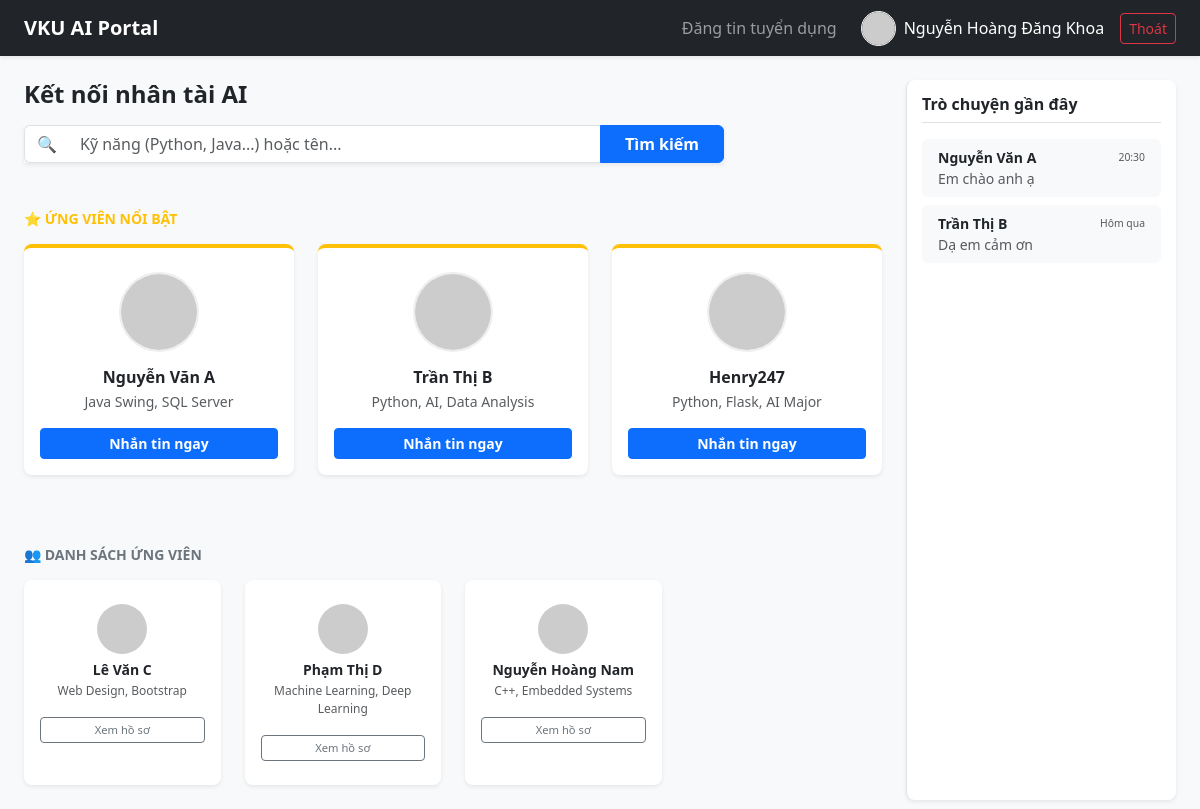
The page / (signed in) on the database its author committed.
### tables this page shows
CREATE TABLE users (
            id INTEGER PRIMARY KEY AUTOINCREMENT,
            username TEXT UNIQUE NOT NULL,
            password TEXT NOT NULL,
            email TEXT UNIQUE NOT NULL,
            fullname TEXT,
            position TEXT,
            company TEXT,
            phone TEXT,
            address TEXT,
            bio TEXT,
            preferred_industry TEXT,
            preferred_level TEXT,
            preferred_english TEXT,
            avatar TEXT,
            last_username_change TIMESTAMP
        );

CREATE TABLE candidates (
            id INTEGER PRIMARY KEY AUTOINCREMENT,
            name TEXT NOT NULL,
            skills TEXT,
            class_name TEXT,
            is_featured INTEGER DEFAULT 0
        );

### app.py (the view)
@app.route('/')
def index():
    user_id = session.get('user_id')
    search_query = request.args.get('q', '')
    conn = get_db_connection()
    user_info = None
    if user_id:
        user_info = conn.execute('SELECT * FROM users WHERE id = ?', (user_id,)).fetchone()
    if search_query:
        query = f'%{search_query}%'
        featured = conn.execute('SELECT * FROM candidates WHERE is_featured = 1 AND (name LIKE ? OR skills LIKE ?)', (query, query)).fetchall()
        regular = conn.execute('SELECT * FROM candidates WHERE is_featured = 0 AND (name LIKE ? OR skills LIKE ?)', (query, query)).fetchall()
    else:
        featured = conn.execute('SELECT * FROM candidates WHERE is_featured = 1').fetchall()
        regular = conn.execute('SELECT * FROM candidates WHERE is_featured = 0').fetchall()
    history_chats = [
        {'name': 'Nguyễn Văn A', 'time': '20:30', 'last_msg': 'Em chào anh ạ'},
        {'name': 'Trần Thị B', 'time': 'Hôm qua', 'last_msg': 'Dạ em cảm ơn'}
    ]
    conn.close()
    return render_template('index.html', user_info=user_info, featured=featured, regular=regular, search_query=search_query, recent_chats=history_chats)

### app.py (called while the page is built)
def get_db_connection():
    conn = sqlite3.connect('vku_portal.db')
    conn.row_factory = sqlite3.Row
    return conn

### templates/index.html (shortened to what this page needs)
<!DOCTYPE html>
<html lang="vi">
<head>
    <link href="https://cdn.jsdelivr.net/npm/bootstrap@5.3.0/dist/css/bootstrap.min.css" rel="stylesheet">
</head>
<body>
    <nav class="navbar navbar-expand-lg navbar-dark bg-dark shadow-sm">
        <div class="container-fluid px-4">
            <a class="navbar-brand fw-bold" href="/">VKU AI Portal</a>
            <div class="navbar-nav ms-auto align-items-center">
                {% if user_info %}
                    <a href="/post_job" class="nav-link me-3">Đăng tin tuyển dụng</a>
                    <a href="/profile" class="nav-user-link text-decoration-none me-3">
                        {% if user_info.avatar %}
                            <img src="/static/uploads/avatars/{{ user_info.avatar }}" class="nav-avatar me-2">
                        {% else %}
                            <img src="https://ui-avatars.com/api/?name={{ user_info.fullname }}&background=0d6efd&color=fff" class="nav-avatar me-2">
                        {% endif %}
                        <span>{{ user_info.fullname }}</span>
                    </a>
                    <a href="/logout" class="btn btn-outline-danger btn-sm">Thoát</a>
                {% else %}
                    <a href="/login" class="nav-link">Đăng nhập</a>
                    <a href="/register" class="btn btn-primary btn-sm ms-2">Đăng ký</a>
                {% endif %}
            </div>
        </div>
    </nav>
    <div class="container-fluid px-4 mt-4">
        <div class="row">
            <div class="col-md-9">
                <div class="mb-5">
                    <h4 class="fw-bold mb-3">Kết nối nhân tài AI</h4>
                    <form action="/" method="GET" class="d-flex gap-3" style="max-width: 700px;">
                        <div class="input-group shadow-sm">
                            <span class="input-group-text bg-white border-end-0">🔍</span>
                            <input type="text" name="q" class="form-control border-start-0" placeholder="Kỹ năng (Python, Java...) hoặc tên..." value="{{ search_query }}">
                            <button type="submit" class="btn btn-primary px-4 fw-bold">Tìm kiếm</button>
                        </div>
                    </form>
                </div>
                <h6 class="text-warning fw-bold text-uppercase small mb-3">⭐ Ứng viên nổi bật</h6>
                <div class="row mb-5">
                    {% for c in featured %}
                    <div class="col-md-4 mb-4">
                        <div class="card h-100 candidate-card featured-border shadow-sm rounded-3">
                            <div class="card-body text-center pt-4">
                                <img src="https://ui-avatars.com/api/?name={{ c.name }}&background=random&size=128" class="rounded-circle avatar-img mb-3">
                                <h6 class="fw-bold mb-1">{{ c.name }}</h6>
                                <p class="small text-muted mb-3">{{ c.skills }}</p>
                                <button class="btn btn-sm btn-primary w-100 fw-bold" onclick="openChat('{{ c.name }}')">Nhắn tin ngay</button>
                            </div>
                        </div>
                    </div>
                    {% endfor %}
                </div>
                <h6 class="text-secondary fw-bold text-uppercase small mb-3">👥 Danh sách ứng viên</h6>
                <div class="row">
                    {% for c in regular %}
                    <div class="col-md-3 mb-4">
                        <div class="card h-100 candidate-card shadow-sm rounded-3">
                            <div class="card-body text-center py-4">
                                <img src="https://ui-avatars.com/api/?name={{ c.name }}&background=e9ecef&color=495057&size=128" class="rounded-circle mb-2" style="width: 50px; height: 50px;">
                                <h6 class="small fw-bold mb-1">{{ c.name }}</h6>
                                <p class="text-muted mb-3" style="font-size: 0.75rem;">{{ c.skills }}</p>
                                <button class="btn btn-sm btn-outline-secondary w-100" style="font-size: 0.7rem;" onclick="openChat('{{ c.name }}')">Xem hồ sơ</button>
                            </div>
                        </div>
                    </div>
                    {% endfor %}
                </div>
            </div>
            <div class="col-md-3">
                <div class="chat-sidebar shadow-sm rounded-3 bg-white">
                    <h6 class="fw-bold border-bottom pb-2 mb-3">Trò chuyện gần đây</h6>
                    <div class="list-group list-group-flush">
                        {% for chat in recent_chats %}
                        <div class="list-group-item list-group-item-action border-0 mb-2 rounded bg-light" onclick="openChat('{{ chat.name }}')" style="cursor:pointer;">
                            <div class="d-flex justify-content-between align-items-center">
                                <span class="fw-bold small">{{ chat.name }}</span>
                                <small class="text-muted" style="font-size: 0.65rem;">{{ chat.time }}</small>
                            </div>
                            <p class="mb-0 text-muted text-truncate small">{{ chat.last_msg }}</p>
                        </div>
                        {% endfor %}
                    </div>
                </div>
            </div>
        </div>
    </div>
</body>
</html>

### templates/index.html (style rules this page uses)
body { background-color: #f8f9fa; }
.chat-sidebar { border-left: 1px solid #dee2e6; height: 90vh; background: white; padding: 15px; }
.candidate-card { transition: 0.3s; border: none; background: white; }
.featured-border { border-top: 4px solid #ffc107 !important; }
.nav-avatar { width: 35px; height: 35px; object-fit: cover; border-radius: 50%; border: 1px solid #fff; }
.nav-user-link { display: flex; align-items: center; color: white !important; font-weight: 500; }
.avatar-img { width: 80px; height: 80px; object-fit: cover; border: 2px solid #eee; }

### rows shown on the page
users: fullname "Nguyễn Hoàng Đăng Khoa"
candidates: name "Nguyễn Văn A", skills "Java Swing, SQL Server"
candidates: name "Trần Thị B", skills "Python, AI, Data Analysis"
candidates: name "Henry247", skills "Python, Flask, AI Major"
candidates: name "Lê Văn C", skills "Web Design, Bootstrap"
candidates: name "Phạm Thị D", skills "Machine Learning, Deep Learning"
candidates: name "Nguyễn Hoàng Nam", skills "C++, Embedded Systems"

### other values the page prints
{{ chat.name }} "Nguyễn Văn A" "Trần Thị B"
{{ chat.time }} "20:30" "Hôm qua"
{{ chat.last_msg }} "Em chào anh ạ" "Dạ em cảm ơn"
